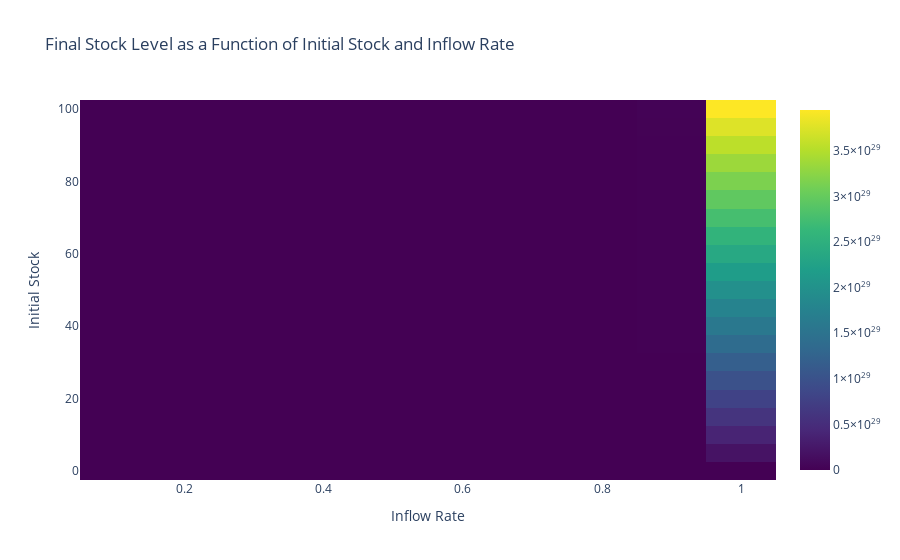

Source (notebook cell):
### Code cell
# Create the heatmap
heatmap = go.Heatmap(z=results[:,:,0],
                     x=inflow_rate_range,
                     y=initial_stock_range,
                     colorscale='Viridis')

# Set the axis labels and title
layout = go.Layout(title='Final Stock Level as a Function of Initial Stock and Inflow Rate',
                   xaxis=dict(title='Inflow Rate'),
                   yaxis=dict(title='Initial Stock'))

# Create the figure and plot the heatmap
fig = go.Figure(data=[heatmap], layout=layout)

fig.show()

### Figure 1 — Plotly figure (JSON) as saved in the notebook; plotly's stock layout.template omitted (floating-point values rounded to 4 significant figures; data arrays with more than 128 entries replaced by an {"elided": "..."} marker saying what was removed)
{"data": [{"colorscale": [[0, "#440154"], [0.1111, "#482878"], [0.2222, "#3e4989"], [0.3333, "#31688e"], [0.4444, "#26828e"], [0.5556, "#1f9e89"], [0.6667, "#35b779"], [0.7778, "#6ece58"], [0.8889, "#b5de2b"], [1, "#fde725"]], "type": "heatmap", "x": [0.1, 0.2, 0.3, 0.4, 0.5, 0.6, 0.7, 0.8, 0.9, 1], "y": [0, 5, 10, 15, 20, 25, 30, 35, 40, 45, 50, 55, 60, 65, 70, 75, 80, 85, 90, 95, 100], "z": {"elided": "21x10 float values"}}], "layout": {"title": {"text": "Final Stock Level as a Function of Initial Stock and Inflow Rate"}, "xaxis": {"title": {"text": "Inflow Rate"}}, "yaxis": {"title": {"text": "Initial Stock"}}}}
